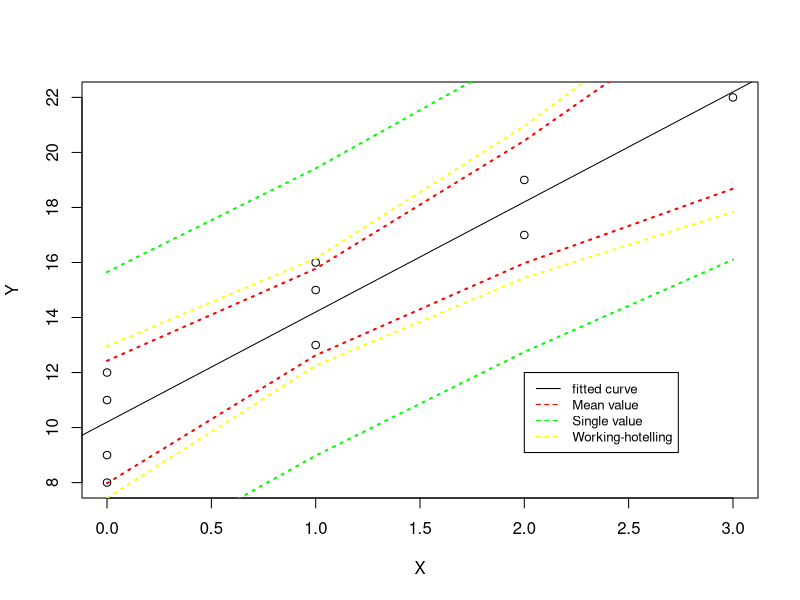

R code for this plot:
## ---- chunk 1
knitr::opts_chunk$set(echo = TRUE)
## ---- chunk 2
airfreight_df <- read.csv('data/airfreight.csv', header = TRUE)
names(airfreight_df)
X <- airfreight_df$X
Y <- airfreight_df$Y
SSXY <- t(X - mean(X)) %*% (Y - mean(Y))
SSX <- t(X - mean(X)) %*% (X - mean(X))
slope <- SSXY / SSX
intercept <- mean(Y) - slope * mean(X)
Y_hat <- slope * X + intercept
Y_residual <- Y - Y_hat
SSE <- sum(Y_residual^2)
N <- length(X)
MSE <- SSE / (N - 2)
Xmean <- mean(X)
std_Y_hat <- rep(0,N)
CI_lbYhat <- rep(0,N)
CI_ubhat <- rep(0,N)
for (i in seq(N)){
  std_Y_hat[i] <- sqrt(MSE * (1 / N + (X[i] - Xmean)^2 / SSX))
  CI_lbYhat[i] <- Y_hat[i] - qt(1 - 0.01/2,N - 2) * std_Y_hat[i]
  CI_ubhat[i] <- Y_hat[i] + qt(1 - 0.01/2,N - 2) * std_Y_hat[i]
}
cat(paste('Mean value prediction at level (X =',X ,') confidence interval is\n 
          [', CI_lbYhat,',', CI_ubhat,'].\n'))

## ---- chunk 3
std_Y_hnew <- rep(0,N)
CI_lbYhnew <- rep(0,N)
CI_ubYhnew <- rep(0,N)
for (i2 in seq(N)){
  std_Y_hnew[i2] <- sqrt(MSE * (1 / N + (X[i2] - Xmean)^2 / SSX + 1))
  CI_lbYhnew[i2] <- Y_hat[i2] - qt(1 - 0.01 / 2, N - 2) * std_Y_hnew[i2]
  CI_ubYhnew[i2] <- Y_hat[i2] + qt(1 - 0.01 / 2, N - 2) * std_Y_hnew[i2]
}
cat(paste('Single value prediction at level (X =',X ,') confidence interval is\n 
          [', CI_lbYhnew,',', CI_ubYhnew,'].\n'))
## ---- chunk 4
std_Ybar_hnew <- rep(0,N)
CI_lbYbarhnew <- rep(0,N)
CI_ubYbarhnew <- rep(0,N)
for (i3 in seq(N)){
  std_Ybar_hnew[i3] <- sqrt(MSE * (1 / N + (X[i3] - Xmean)^2 / SSX + 1 / 3))
  CI_lbYbarhnew[i3] <- Y_hat[i3] - qt(1 - 0.01 / 2, N - 2) * std_Ybar_hnew[i3]
  CI_ubYbarhnew[i3] <- Y_hat[i3] + qt(1 - 0.01 / 2, N - 2) * std_Ybar_hnew[i3]
}
cat(paste('Single value prediction at level (X =',X ,') confidence interval is\n 
          [', CI_lbYbarhnew,',', CI_ubYbarhnew,'].\n'))
## ---- chunk 5
std_Y_hat <- rep(0,N)
CB_whlb <- rep(0,N)
CB_whub <- rep(0,N)
W <- sqrt(2 * qf(1 - 0.01, 2, N - 2))
for (i4 in seq(N)){
  std_Y_hat[i4] <- sqrt(MSE * (1 / N + (X[i4] - Xmean)^2 / SSX))
  CB_whlb[i4] <- Y_hat[i4] - W * std_Y_hat[i4]
  CB_whub[i4] <- Y_hat[i4] + W * std_Y_hat[i4]
}
cat(paste('Working hotelling band at level (X =',X ,') confidence interval is\n 
          [', CB_whlb,',', CB_whub,'].\n'))
## ---- chunk 6
plot(X,Y)
abline(a=intercept,b=slope,color='blue')
lines(X[order(X)], CI_lbYhat[order(X)],col="red", lwd=2, lty=3)
lines(X[order(X)], CI_ubhat[order(X)], col="red", lwd=2, lty=3)

lines(X[order(X)], CI_lbYhnew[order(X)],col="green", lwd=2, lty=3)
lines(X[order(X)], CI_ubYhnew[order(X)], col="green", lwd=2, lty=3)

lines(X[order(X)], CB_whlb[order(X)],col="yellow", lwd=2, lty=3)
lines(X[order(X)], CB_whub[order(X)], col="yellow", lwd=2, lty=3)

legend(2, 12, legend=c("fitted curve", "Mean value", "Single value", "Working-hotelling"),
       col=c("black", "red", "green", "yellow"), lty=c(1,2,2,2), cex=0.8)
## ---- chunk 7
cat(paste('The 90% confidence interval for b1 is\n
          [',15.0352 - qt(1 - 0.1/2, 45-2) * 0.4831, ',',
          15.0352 + qt(1 - 0.1/2, 45-2) * 0.4831, '].'))
## ---- chunk 8
968.78 > qf(1-0.05,1,43)
p.value <- 1 - pf(968.78,1,43)
print(paste('P-value is ', p.value))
